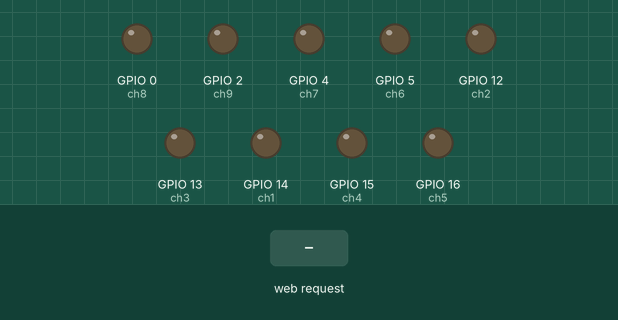
Recording of a sketch running on a simulated ESP8266 (NodeMCU). Parts: output pins drawn as LEDs (lit = HIGH). Inputs (shaded band) come from the test bench. WiFi joins after 1.5 s; servers stay silent unless stated; what the sketch prints to the serial monitor is not drawn.

Above: at 2.7 s.
2.8 s: HTTP request GET /ch1=ON received
At 4.0 s:
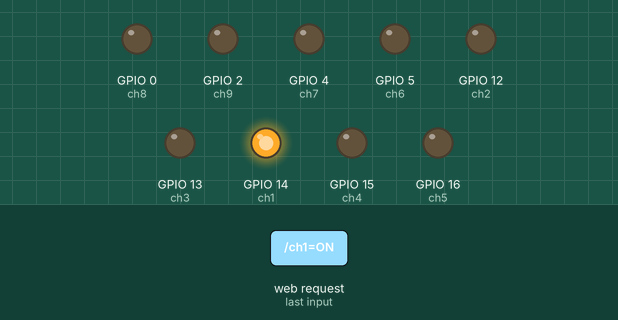
4.3 s: HTTP request GET /ch2=ON received
At 5.4 s:
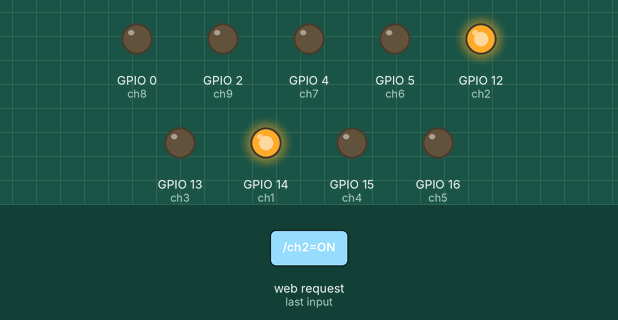
5.8 s: HTTP request GET /ch1=OFF received
At 6.5 s:
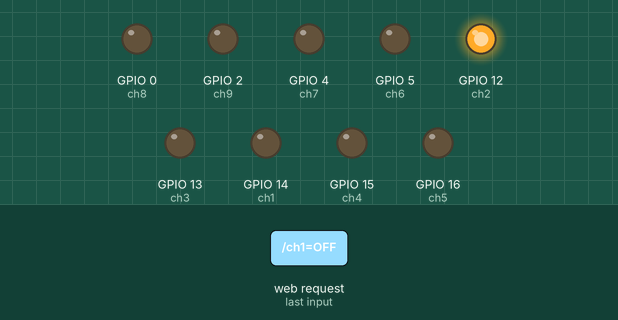
7.3 s: HTTP request GET /ch3=ON received
At 7.6 s:
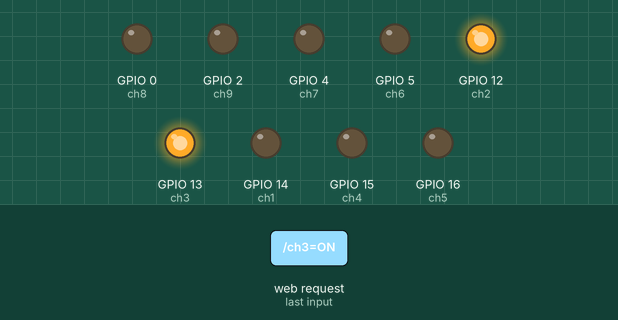
8.8 s: HTTP request GET /ch2=OFF received
At 10.0 s:
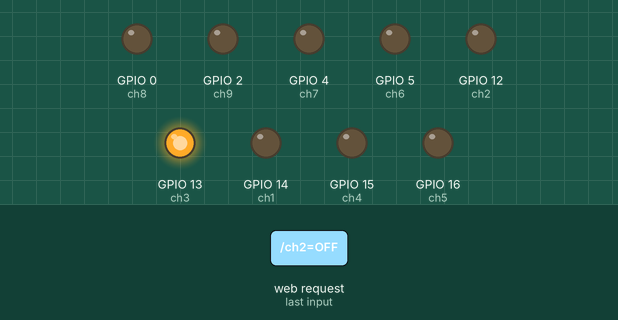
10.3 s: HTTP request GET /ch4=ON received
At 11.1 s:
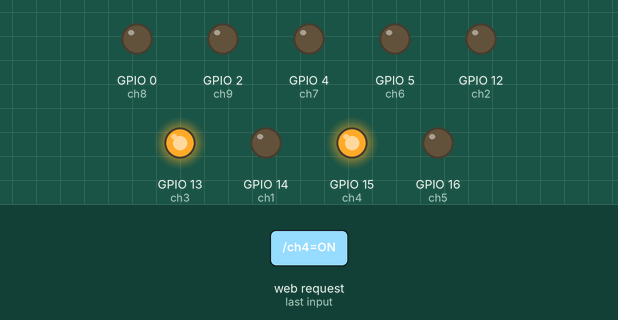
Timing chart, 0 to 12.8 s (numbered marks = the images above; inputs shaded):
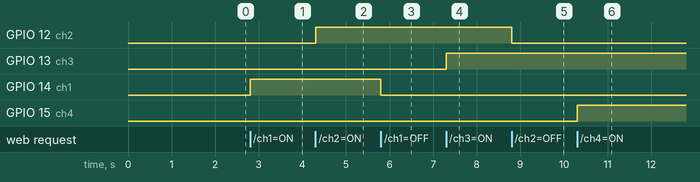

The sketch:

ESP8266-based-9-channel-Wi-Fi-relay.ino
```cpp
// ESP8266-based 9 channel Wi-Fi relay
// Developed by Maxim Bortnikov
// For more information and for the circuit of this device visit: https://github.com/Northstrix/ESP8266-based-9-channel-Wi-Fi-relay
#include <ESP8266WiFi.h>
const char* ssid     = "Blackberry";  // Your SSID (Network's name)
const char* password = "seasidehills99"; // Password from your network
int ch1 = 14; // pin D5
int ch2 = 12; // pin D6
int ch3 = 13; // pin D7
int ch4 = 15; // pin D8
int ch5 = 16; // pin D0
int ch6 = 5;  // pin D1
int ch7 = 4;  // pin D2
int ch8 = 0;  // pin D3
int ch9 = 2;  // pin D4
WiFiServer server(80);

void setup(){

  Serial.begin(115200); // Baudrate
  pinMode(ch1, OUTPUT); // Setting all 9 pins as OUTPUTS
  digitalWrite(ch1, LOW); // Setting 0 to all 9 pins
  pinMode(ch2, OUTPUT);
  digitalWrite(ch2, LOW);
  pinMode(ch3, OUTPUT);
  digitalWrite(ch3, LOW);
  pinMode(ch4, OUTPUT);
  digitalWrite(ch4, LOW);
  pinMode(ch5, OUTPUT);
  digitalWrite(ch5, LOW);
  pinMode(ch6, OUTPUT);
  digitalWrite(ch6, LOW);
  pinMode(ch7, OUTPUT);
  digitalWrite(ch7, LOW);
  pinMode(ch8, OUTPUT);
  digitalWrite(ch8, LOW);
  pinMode(ch9, OUTPUT);
  digitalWrite(ch9, LOW);
  Serial.print("Connecting to the Newtork"); // This all will be displayed in the Serial Monitor
  WiFi.begin(ssid, password);
  while (WiFi.status() != WL_CONNECTED)
  {
    delay(500);
    Serial.print(".");
  }
  Serial.println("WiFi connected");
  server.begin(); // Starting the server
  Serial.println("Server started");
  Serial.print("IP Address of network: ");
  Serial.println(WiFi.localIP());
  Serial.println("/");
}


void loop(){

  WiFiClient client = server.available();
  if (!client)
  {
    return;
  }
  Serial.println("Waiting for new client");
  while(!client.available())
  {
    delay(1);
  }
  String request = client.readStringUntil('\r');
  Serial.println(request);
  client.flush();
  int c1 = LOW; // Setting all variables to 0 by default
  int c2 = LOW;
  int c3 = LOW;
  int c4 = LOW;
  int c5 = LOW;
  int c6 = LOW;
  int c7 = LOW;
  int c8 = LOW;
  int c9 = LOW;

  if(request.indexOf("/ch1=ON") != -1)

  {
    digitalWrite(ch1, HIGH); // Turn ch1 ON
    c1 = HIGH;
  }
  if(request.indexOf("/ch1=OFF") != -1)
  {
    digitalWrite(ch1, LOW); // Turn ch1 OFF
    c1 = LOW;
  }
    if(request.indexOf("/ch2=ON") != -1)

  {
    digitalWrite(ch2, HIGH); // Turn ch2 ON
    c2 = HIGH;
  }
  if(request.indexOf("/ch2=OFF") != -1)
  {
    digitalWrite(ch2, LOW); // Turn ch2 OFF
    c2 = LOW;
  }
      if(request.indexOf("/ch3=ON") != -1)

  {
    digitalWrite(ch3, HIGH); // Turn ch3 ON
    c3 = HIGH;
  }
  if(request.indexOf("/ch3=OFF") != -1)
  {
    digitalWrite(ch3, LOW); // Turn ch3 OFF
    c3 = LOW;
  }
      if(request.indexOf("/ch4=ON") != -1)

  {
    digitalWrite(ch4, HIGH); // Turn ch4 ON
    c4 = HIGH;
  }
  if(request.indexOf("/ch4=OFF") != -1)
  {
    digitalWrite(ch4, LOW); // Turn ch4 OFF
    c4 = LOW;
  }
      if(request.indexOf("/ch5=ON") != -1)

  {
    digitalWrite(ch5, HIGH); // Turn ch5 ON
    c5 = HIGH;
  }
  if(request.indexOf("/ch5=OFF") != -1)
  {
    digitalWrite(ch5, LOW); // Turn ch5 OFF
    c5 = LOW;
  }
      if(request.indexOf("/ch6=ON") != -1)

  {
    digitalWrite(ch6, HIGH); // Turn ch6 ON
    c6 = HIGH;
  }
  if(request.indexOf("/ch6=OFF") != -1)
  {
    digitalWrite(ch6, LOW); // Turn ch6 OFF
    c6 = LOW;
  }
      if(request.indexOf("/ch7=ON") != -1)

  {
    digitalWrite(ch7, HIGH); // Turn ch7 ON
    c7 = HIGH;
  }
  if(request.indexOf("/ch7=OFF") != -1)
  {
    digitalWrite(ch7, LOW); // Turn ch7 OFF
    c7 = LOW;
  }
      if(request.indexOf("/ch8=ON") != -1)

  {
    digitalWrite(ch8, HIGH); // Turn ch8 ON
    c8 = HIGH;
  }
  if(request.indexOf("/ch8=OFF") != -1)
  {
    digitalWrite(ch8, LOW); // Turn ch8 OFF
    c8 = LOW;
  }
      if(request.indexOf("/ch9=ON") != -1)

  {
    digitalWrite(ch9, HIGH); // Turn ch9 ON
    c9 = HIGH;
  }
  if(request.indexOf("/ch9=OFF") != -1)
  {
    digitalWrite(ch9, LOW); // Turn ch9 OFF
    c9 = LOW;
  }

  client.println("HTTP/1.1 200 OK");
  client.println("Content-Type: text/html"); // All below is a web page code written in HTML
  client.println("");
  client.println("<!DOCTYPE HTML>");
  client.println("<html>");
  client.println("<meta charset=\"utf-8\">");
  client.println("<meta name=\"viewport\" content=\"width=device-width, initial-scale=1\">");
  client.println("<title>ESP8266-based 9 channel Wi-Fi relay</title>"); // The name of the web page
  client.println("<head> ");
  client.print("<style>");
  client.print("   body{");
  client.print("   background-color: #181818;"); // Background color
  client.print("} ");
  client.print("   p {");
  client.print( "   color: white;"); // Text color
  client.print("</style>");
  client.print("</head>");
  client.print("<body>");
  client.print("<table style=""width:100%"" text-align: center;>"); // Creating a table to store all the elements
  client.print("  <tr>");
  client.print("  <th>");
  client.print("<p>ESP8266-based 9 channel Wi-Fi relay</p>");
  client.print("<p>Developed by Maxim Bortnikov</p>");
  client.print("<p>For more information visit: https://github.com/Northstrix/ESP8266-based-9-channel-Wi-Fi-relay </p>");
  client.print("  </th>");
  client.print("  </tr>");
  client.print("  <tr>");
  client.print("<th><p> Channel 1 is  "); // Printing the state of each channel
  if(c1 == HIGH)
  {
    client.print(" on </p>");
  }
  else
  {
    client.print(" off </p>");
  }
  client.print("  </th>");
  client.print("  </tr>");
 // client.print("  <br></br>");
  client.print("  <th>");
  client.println("<a href=\"/ch1=ON\"\"><button>ON</button></a>"); // "ON" button
  client.println("<a href=\"/ch1=OFF\"\"><button>OFF</button></a><br />"); // "OFF" button
  client.print("  </th>");
  client.print(" </tr>");
  client.print(" <tr>");
  client.print("<th><p> Channel 2 is  ");
  if(c2 == HIGH)
  {
    client.print(" on </p>");
  }
  else
  {
    client.print(" off </p>");
  }
  client.print("  </th>");
  client.print("  </tr>");
  client.print("  <br></br>");
  client.print("  <th>");
  client.println("<a href=\"/ch2=ON\"\"><button>ON</button></a>");
  client.println("<a href=\"/ch2=OFF\"\"><button>OFF</button></a><br />");
  client.print("  </th>");
  client.print("  <tr>");
  client.print("<th><p> Channel 3 is  ");
  if(c3 == HIGH)
  {
    client.print(" on </p>");
  }
  else
  {
    client.print(" off </p>");
  }
  client.print("  </th>");
  client.print("  </tr>");
//  client.print("  <br></br>");
  client.print("  <th>");
  client.println("<a href=\"/ch3=ON\"\"><button>ON</button></a>");
  client.println("<a href=\"/ch3=OFF\"\"><button>OFF</button></a><br />");
  client.print("  </th>");
  client.print(" </tr>");
    client.print(" <tr>");
  client.print("<th><p> Channel 4 is  ");
  if(c4 == HIGH)
  {
    client.print(" on </p>");
  }
  else
  {
    client.print(" off </p>");
  }
  client.print("  </th>");
  client.print("  </tr>");
//  client.print("  <br></br>");
  client.print("  <th>");
  client.println("<a href=\"/ch4=ON\"\"><button>ON</button></a>");
  client.println("<a href=\"/ch4=OFF\"\"><button>OFF</button></a><br />");
  client.print("  </th>");
  client.print(" </tr>");
      client.print(" <tr>");
  client.print("<th><p> Channel 5 is  ");
  if(c5 == HIGH)
  {
    client.print(" on </p>");
  }
  else
  {
    client.print(" off </p>");
  }
  client.print("  </th>");
  client.print("  </tr>");
 // client.print("  <br></br>");
  client.print("  <th>");
  client.println("<a href=\"/ch5=ON\"\"><button>ON</button></a>");
  client.println("<a href=\"/ch5=OFF\"\"><button>OFF</button></a><br />");
  client.print("  </th>");
  client.print(" </tr>");
  client.print(" <tr>");
  client.print("<th><p> Channel 6 is  ");
  if(c6 == HIGH)
  {
    client.print(" on </p>");
  }
  else
  {
    client.print(" off </p>");
  }
  client.print("  </th>");
  client.print("  </tr>");
//  client.print("  <br></br>");
  client.print("  <th>");
  client.println("<a href=\"/ch6=ON\"\"><button>ON</button></a>");
  client.println("<a href=\"/ch6=OFF\"\"><button>OFF</button></a><br />");
  client.print("  </th>");
  client.print(" </tr>");
      client.print(" <tr>");
  client.print("<th><p> Channel 7 is  ");
  if(c7 == HIGH)
  {
    client.print(" on </p>");
  }
  else
  {
    client.print(" off </p>");
  }
  client.print("  </th>");
  client.print("  </tr>");
 // client.print("  <br></br>");
  client.print("  <th>");
  client.println("<a href=\"/ch7=ON\"\"><button>ON</button></a>");
  client.println("<a href=\"/ch7=OFF\"\"><button>OFF</button></a><br />");
  client.print("  </th>");
  client.print(" </tr>");
      client.print(" <tr>");
  client.print("<th><p> Channel 8 is  ");
  if(c8 == HIGH)
  {
    client.print(" on </p>");
  }
  else
  {
    client.print(" off </p>");
  }
  client.print("  </th>");
  client.print("  </tr>");
//  client.print("  <br></br>");
  client.print("  <th>");
  client.println("<a href=\"/ch8=ON\"\"><button>ON</button></a>");
  client.println("<a href=\"/ch8=OFF\"\"><button>OFF</button></a><br />");
  client.print("  </th>");
  client.print(" </tr>");
      client.print(" <tr>");
  client.print("<th><p> Channel 9 is  ");
  if(c9 == HIGH)
  {
    client.print(" on </p>");
  }
  else
  {
    client.print(" off </p>");
  }
  client.print("  </th>");
  client.print("  </tr>");
//  client.print("  <br></br>");
  client.print("  <th>");
  client.println("<a href=\"/ch9=ON\"\"><button>ON</button></a>");
  client.println("<a href=\"/ch9=OFF\"\"><button>OFF</button></a><br />");
  client.print("  </th>");
  client.print(" </tr>");
  client.println("</table>");
  client.println("</body>");
  client.println("</html>");
  delay(1);
  Serial.println("Client disonnected");
  Serial.println("");

}
```

Measured:
- after the input at 2.8 s, GPIO 14 (ch1): LOW → HIGH at once
- after the input at 4.3 s, GPIO 12 (ch2): LOW → HIGH at once
- after the input at 5.8 s, GPIO 14 (ch1): HIGH → LOW at once
- after the input at 7.3 s, GPIO 13 (ch3): LOW → HIGH at once
- after the input at 8.8 s, GPIO 12 (ch2): HIGH → LOW at once
- after the input at 10.3 s, GPIO 15 (ch4): LOW → HIGH at once
